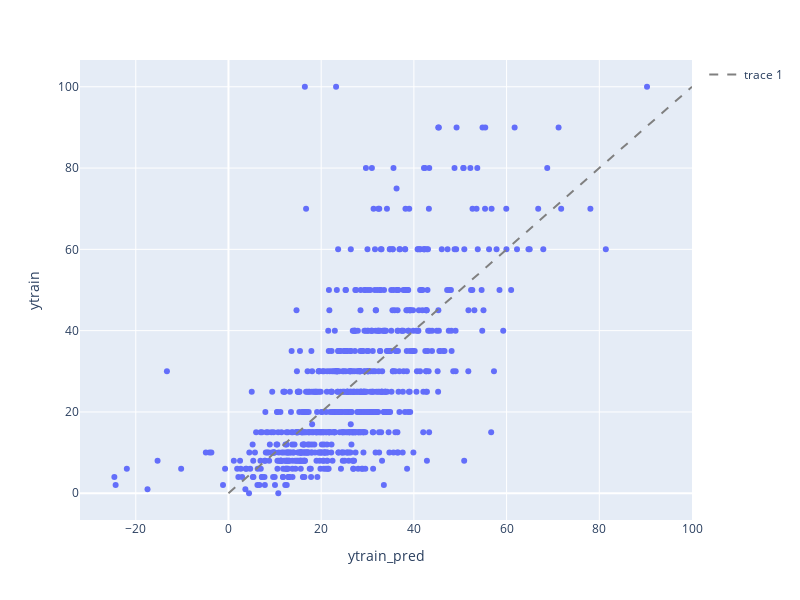

Write notebook code for a chart like this one.
### Code cell
fig = px.scatter(result_df, x = 'ytrain_pred', y = 'ytrain', width=WIDTH, height=HEIGTH, )
fig.add_scatter(x = [0,100], y = [0, 100], mode = 'lines', line = dict(color = 'grey', dash = 'dash'))

### Figure 1 — Plotly figure (JSON) as saved in the notebook; plotly's stock layout.template omitted (floating-point values rounded to 4 significant figures; data arrays with more than 128 entries replaced by an {"elided": "..."} marker saying what was removed)
{"data": [{"hovertemplate": "ytrain_pred=%{x}<br>ytrain=%{y}<extra></extra>", "legendgroup": "", "marker": {"color": "#636efa", "symbol": "circle"}, "mode": "markers", "name": "", "orientation": "v", "showlegend": false, "type": "scatter", "x": {"elided": "765 float values"}, "xaxis": "x", "y": {"elided": "765 int values"}, "yaxis": "y"}, {"line": {"color": "grey", "dash": "dash"}, "mode": "lines", "type": "scatter", "x": [0, 100], "y": [0, 100]}], "layout": {"height": 600, "legend": {"tracegroupgap": 0}, "margin": {"t": 60}, "width": 800, "xaxis": {"anchor": "y", "domain": [0, 1], "title": {"text": "ytrain_pred"}}, "yaxis": {"anchor": "x", "domain": [0, 1], "title": {"text": "ytrain"}}}}
